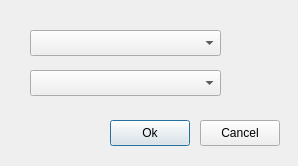
<?xml version="1.0" encoding="UTF-8"?>
<ui version="4.0">
 <class>SelectPC</class>
 <widget class="QDialog" name="SelectPC">
  <property name="geometry">
   <rect>
    <x>0</x>
    <y>0</y>
    <width>298</width>
    <height>166</height>
   </rect>
  </property>
  <property name="windowTitle">
   <string>Select principal components</string>
  </property>
  <property name="modal">
   <bool>true</bool>
  </property>
  <widget class="QPushButton" name="okButton">
   <property name="geometry">
    <rect>
     <x>110</x>
     <y>120</y>
     <width>80</width>
     <height>26</height>
    </rect>
   </property>
   <property name="text">
    <string>Ok</string>
   </property>
  </widget>
  <widget class="QPushButton" name="cancelButton">
   <property name="geometry">
    <rect>
     <x>200</x>
     <y>120</y>
     <width>80</width>
     <height>26</height>
    </rect>
   </property>
   <property name="text">
    <string>Cancel</string>
   </property>
  </widget>
  <widget class="QComboBox" name="comboBox">
   <property name="geometry">
    <rect>
     <x>30</x>
     <y>30</y>
     <width>191</width>
     <height>26</height>
    </rect>
   </property>
  </widget>
  <widget class="QComboBox" name="comboBox_2">
   <property name="geometry">
    <rect>
     <x>30</x>
     <y>70</y>
     <width>191</width>
     <height>26</height>
    </rect>
   </property>
  </widget>
 </widget>
 <resources/>
 <connections/>
</ui>
